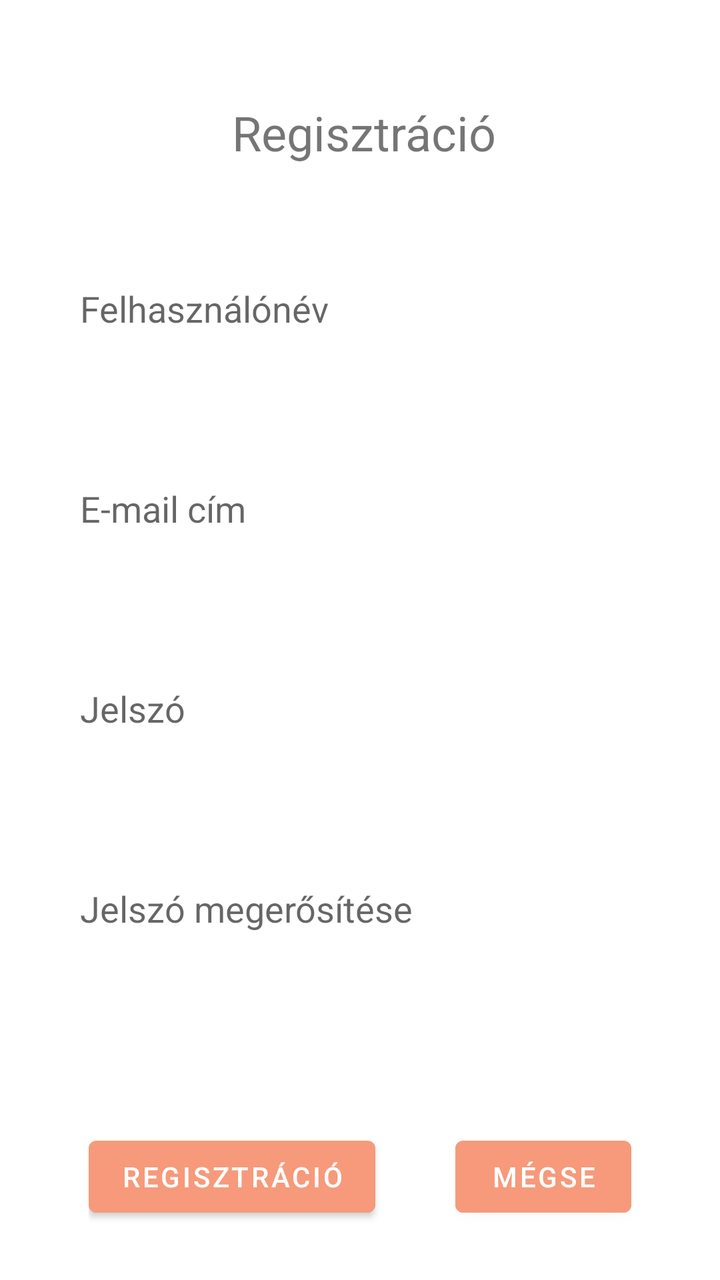
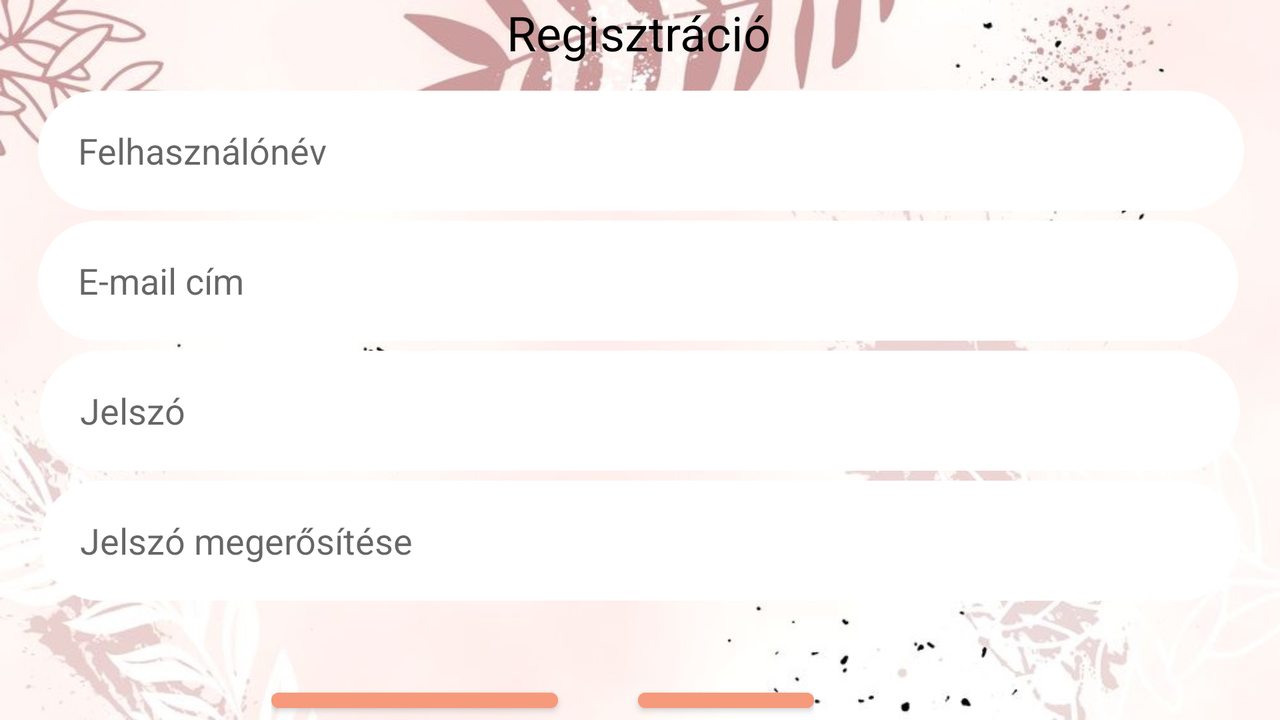

Compare how this app lays out the same screen by default and in its alternative resource folder. The renders come first, then the two layout files and the values they reference.
<!-- AndroidManifest.xml: application theme Theme.RuhazatiWebshop -->
<!-- res/layout/activity_register.xml -->
<?xml version="1.0" encoding="utf-8"?>
<RelativeLayout
    xmlns:android="http://schemas.android.com/apk/res/android"
    xmlns:tools="http://schemas.android.com/tools"
    android:layout_width="match_parent"
    android:layout_height="match_parent"
    android:background="@drawable/reg"
    tools:context=".RegisterActivity">

    <TextView
        android:id="@+id/registrationTextView"
        android:layout_width="match_parent"
        android:layout_height="wrap_content"
        android:layout_alignParentStart="true"
        android:layout_alignParentEnd="true"
        android:layout_marginStart="2dp"
        android:layout_marginTop="50dp"
        android:layout_marginEnd="-2dp"
        android:text="@string/register"
        android:textAlignment="center"
        android:textSize="24sp" />

    <EditText
        android:id="@+id/userNameEditText"
        android:layout_width="match_parent"
        android:layout_height="60dp"
        android:layout_below="@id/registrationTextView"
        android:layout_alignParentStart="true"
        android:layout_alignParentEnd="true"
        android:layout_marginStart="20dp"
        android:layout_marginTop="42dp"
        android:layout_marginEnd="17dp"
        android:paddingLeft="20dp"
        android:ems="10"
        android:hint="@string/user_name"
        android:inputType="textPersonName"
        android:background="@drawable/roundedcorners"
        />

    <EditText
        android:id="@+id/userEmailEditText"
        android:layout_width="match_parent"
        android:layout_height="60dp"
        android:layout_below="@id/userNameEditText"
        android:layout_alignParentStart="true"
        android:layout_alignParentEnd="true"
        android:layout_marginTop="40dp"
        android:layout_marginEnd="20dp"
        android:layout_marginStart="20dp"
        android:paddingLeft="20dp"
        android:ems="10"
        android:hint="@string/email"
        android:inputType="textEmailAddress"
        android:background="@drawable/roundedcorners"
        />

    <EditText
        android:id="@+id/passwordEditText"
        android:layout_width="match_parent"
        android:layout_height="60dp"
        android:layout_below="@id/userEmailEditText"
        android:layout_alignParentStart="true"
        android:layout_alignParentEnd="true"
        android:layout_marginTop="40dp"
        android:layout_marginEnd="20dp"
        android:layout_marginStart="20dp"
        android:paddingLeft="20dp"
        android:ems="10"
        android:hint="@string/password"
        android:inputType="textPassword"
        android:background="@drawable/roundedcorners"
        />

    <EditText
        android:id="@+id/passwordAgainEditText"
        android:layout_width="match_parent"
        android:layout_height="60dp"
        android:layout_below="@id/passwordEditText"
        android:layout_alignParentStart="true"
        android:layout_alignParentEnd="true"
        android:layout_marginTop="40dp"
        android:layout_marginEnd="20dp"
        android:layout_marginStart="20dp"
        android:paddingLeft="20dp"
        android:ems="10"
        android:hint="@string/password_again"
        android:inputType="textPassword"
        android:background="@drawable/roundedcorners"
        />

    <LinearLayout
        android:layout_width="wrap_content"
        android:layout_height="wrap_content"
        android:orientation="horizontal"
        android:layout_below="@id/passwordAgainEditText"
        android:layout_marginTop="80dp"
        android:layout_centerHorizontal="true">

        <Button
            android:layout_width="wrap_content"
            android:layout_height="wrap_content"
            android:text="@string/register"
            android:onClick="register"
            android:backgroundTint="@color/lightred"
            android:textColor="@color/white"
            />

        <Button
            android:layout_width="wrap_content"
            android:layout_height="wrap_content"
            android:layout_marginStart="40dp"
            android:text="@string/cancel"
            android:onClick="cancel"
            android:backgroundTint="@color/lightred"
            android:textColor="@color/white"
            />


    </LinearLayout>

</RelativeLayout>
<!-- resources referenced by this layout -->
<resources>
  <color name="lightred">#F69A7B </color>
  <color name="white">#FFFFFFFF</color>
  <!-- drawable roundedcorners (drawable) -->
  <?xml version="1.0" encoding="utf-8"?>
  <shape xmlns:android="http://schemas.android.com/apk/res/android">
      <corners android:radius="30dp"/>
      <solid android:color="@color/cardview_light_background"></solid>
  </shape>
  <string name="cancel">Mégse</string>
  <string name="email">E-mail cím</string>
  <string name="password">Jelszó</string>
  <string name="password_again">Jelszó megerősítése</string>
  <string name="register">Regisztráció</string>
  <string name="user_name">Felhasználónév</string>
  <style name="Theme.RuhazatiWebshop" parent="Theme.MaterialComponents.DayNight.DarkActionBar">
          
          <item name="colorPrimary">@color/purple_500</item>
          <item name="colorPrimaryVariant">@color/purple_700</item>
          <item name="colorOnPrimary">@color/white</item>
          
          <item name="colorSecondary">@color/teal_200</item>
          <item name="colorSecondaryVariant">@color/teal_700</item>
          <item name="colorOnSecondary">@color/black</item>
          
          <item name="android:statusBarColor">?attr/colorPrimaryVariant</item>
          
  
      </style>
  <color name="purple_500">#FF6200EE</color>
  <color name="purple_700">#FF3700B3</color>
  <color name="teal_200">#FF03DAC5</color>
  <color name="teal_700">#FF018786</color>
  <color name="black">#FF000000</color>
</resources>
<!-- res/layout-land/activity_register.xml (the repository's variant of the layout above) -->
<!-- drawn on the phone turned sideways -->
<?xml version="1.0" encoding="utf-8"?>
<RelativeLayout
    xmlns:android="http://schemas.android.com/apk/res/android"
    xmlns:tools="http://schemas.android.com/tools"
    android:layout_width="match_parent"
    android:layout_height="match_parent"
    android:background="@drawable/land_bg"
    tools:context=".RegisterActivity">

    <TextView
        android:id="@+id/registrationTextView"
        android:layout_width="match_parent"
        android:layout_height="wrap_content"
        android:layout_alignParentStart="true"
        android:layout_alignParentEnd="true"
        android:layout_marginStart="-1dp"
        android:layout_marginEnd="1dp"
        android:text="@string/register"
        android:textAlignment="center"
        android:textColor="@color/black"
        android:textSize="24sp" />

    <EditText
        android:id="@+id/userNameEditText"
        android:layout_width="match_parent"
        android:layout_height="60dp"
        android:layout_below="@id/registrationTextView"
        android:layout_alignParentStart="true"
        android:layout_alignParentEnd="true"
        android:layout_marginStart="19dp"
        android:layout_marginTop="13dp"
        android:layout_marginEnd="18dp"
        android:background="@drawable/roundedcorners"
        android:ems="10"
        android:hint="@string/user_name"
        android:inputType="textPersonName"
        android:paddingLeft="20dp" />

    <EditText
        android:id="@+id/userEmailEditText"
        android:layout_width="match_parent"
        android:layout_height="60dp"
        android:layout_below="@id/userNameEditText"
        android:layout_alignParentStart="true"
        android:layout_alignParentEnd="true"
        android:layout_marginStart="19dp"
        android:layout_marginTop="5dp"
        android:layout_marginEnd="21dp"
        android:background="@drawable/roundedcorners"
        android:ems="10"
        android:hint="@string/email"
        android:inputType="textEmailAddress"
        android:paddingLeft="20dp" />

    <EditText
        android:id="@+id/passwordEditText"
        android:layout_width="match_parent"
        android:layout_height="60dp"
        android:layout_below="@id/userEmailEditText"
        android:layout_alignParentStart="true"
        android:layout_alignParentEnd="true"
        android:layout_marginStart="20dp"
        android:layout_marginTop="5dp"
        android:layout_marginEnd="20dp"
        android:background="@drawable/roundedcorners"
        android:ems="10"
        android:hint="@string/password"
        android:inputType="textPassword"
        android:paddingLeft="20dp" />

    <EditText
        android:id="@+id/passwordAgainEditText"
        android:layout_width="match_parent"
        android:layout_height="60dp"
        android:layout_below="@id/passwordEditText"
        android:layout_alignParentStart="true"
        android:layout_alignParentEnd="true"
        android:layout_marginStart="20dp"
        android:layout_marginTop="5dp"
        android:layout_marginEnd="20dp"
        android:background="@drawable/roundedcorners"
        android:ems="10"
        android:hint="@string/password_again"
        android:inputType="textPassword"
        android:paddingLeft="20dp" />

    <LinearLayout
        android:layout_width="wrap_content"
        android:layout_height="wrap_content"
        android:layout_below="@id/passwordAgainEditText"
        android:layout_alignParentEnd="true"
        android:layout_marginTop="40dp"
        android:layout_marginEnd="233dp"
        android:orientation="horizontal">

        <Button
            android:layout_width="wrap_content"
            android:layout_height="wrap_content"
            android:backgroundTint="@color/lightred"
            android:onClick="register"
            android:text="@string/register"
            android:textColor="@color/white" />

        <Button
            android:layout_width="wrap_content"
            android:layout_height="wrap_content"
            android:layout_marginStart="40dp"
            android:backgroundTint="@color/lightred"
            android:onClick="cancel"
            android:text="@string/cancel"
            android:textColor="@color/white" />


    </LinearLayout>

</RelativeLayout>
<!-- resources referenced by the variant -->
<!-- as the phone turned sideways resolves them -->
<resources>
  <color name="black">#FF000000</color>
  <color name="lightred">#F69A7B </color>
  <color name="white">#FFFFFFFF</color>
  <!-- drawable land_bg: jpg bitmap (drawable, 84838 bytes) -->
  <!-- drawable roundedcorners (drawable) -->
  <?xml version="1.0" encoding="utf-8"?>
  <shape xmlns:android="http://schemas.android.com/apk/res/android">
      <corners android:radius="30dp"/>
      <solid android:color="@color/cardview_light_background"></solid>
  </shape>
  <string name="cancel">Mégse</string>
  <string name="email">E-mail cím</string>
  <string name="password">Jelszó</string>
  <string name="password_again">Jelszó megerősítése</string>
  <string name="register">Regisztráció</string>
  <string name="user_name">Felhasználónév</string>
  <style name="Theme.RuhazatiWebshop" parent="Theme.MaterialComponents.DayNight.DarkActionBar">
          
          <item name="colorPrimary">@color/purple_500</item>
          <item name="colorPrimaryVariant">@color/purple_700</item>
          <item name="colorOnPrimary">@color/white</item>
          
          <item name="colorSecondary">@color/teal_200</item>
          <item name="colorSecondaryVariant">@color/teal_700</item>
          <item name="colorOnSecondary">@color/black</item>
          
          <item name="android:statusBarColor">?attr/colorPrimaryVariant</item>
          
  
      </style>
  <color name="purple_500">#FF6200EE</color>
  <color name="purple_700">#FF3700B3</color>
  <color name="teal_200">#FF03DAC5</color>
  <color name="teal_700">#FF018786</color>
</resources>
